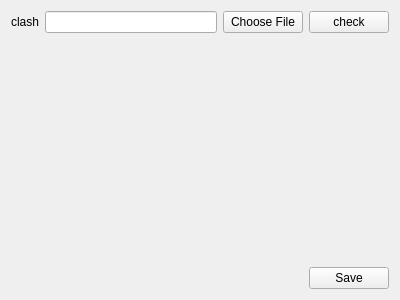
<?xml version="1.0" encoding="UTF-8"?>
<ui version="4.0">
 <class>SettingsWidget</class>
 <widget class="QWidget" name="SettingsWidget">
  <property name="geometry">
   <rect>
    <x>0</x>
    <y>0</y>
    <width>400</width>
    <height>300</height>
   </rect>
  </property>
  <property name="windowTitle">
   <string>SettingsWidget</string>
  </property>
  <layout class="QVBoxLayout" name="verticalLayout">
   <item>
    <layout class="QFormLayout" name="formLayout">
     <item row="0" column="0">
      <widget class="QLabel" name="label">
       <property name="text">
        <string>clash</string>
       </property>
      </widget>
     </item>
     <item row="0" column="1">
      <layout class="QHBoxLayout" name="horizontalLayout_2">
       <item>
        <widget class="QLineEdit" name="clashBinaryFileInput"/>
       </item>
       <item>
        <widget class="QPushButton" name="choseFileBtn">
         <property name="text">
          <string>Choose File</string>
         </property>
        </widget>
       </item>
       <item>
        <widget class="QPushButton" name="clashVerifyBtn">
         <property name="text">
          <string>check</string>
         </property>
        </widget>
       </item>
      </layout>
     </item>
    </layout>
   </item>
   <item>
    <spacer name="verticalSpacer">
     <property name="orientation">
      <enum>Qt::Vertical</enum>
     </property>
     <property name="sizeHint" stdset="0">
      <size>
       <width>20</width>
       <height>40</height>
      </size>
     </property>
    </spacer>
   </item>
   <item>
    <layout class="QHBoxLayout" name="horizontalLayout">
     <item>
      <spacer name="horizontalSpacer">
       <property name="orientation">
        <enum>Qt::Horizontal</enum>
       </property>
       <property name="sizeHint" stdset="0">
        <size>
         <width>40</width>
         <height>20</height>
        </size>
       </property>
      </spacer>
     </item>
     <item>
      <widget class="QPushButton" name="saveBtn">
       <property name="text">
        <string>Save</string>
       </property>
      </widget>
     </item>
    </layout>
   </item>
  </layout>
 </widget>
 <resources/>
 <connections/>
</ui>
